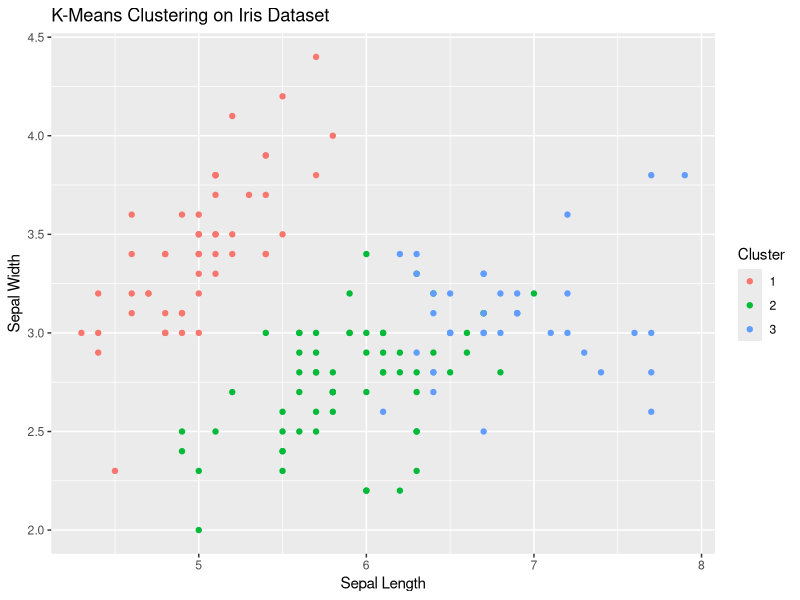
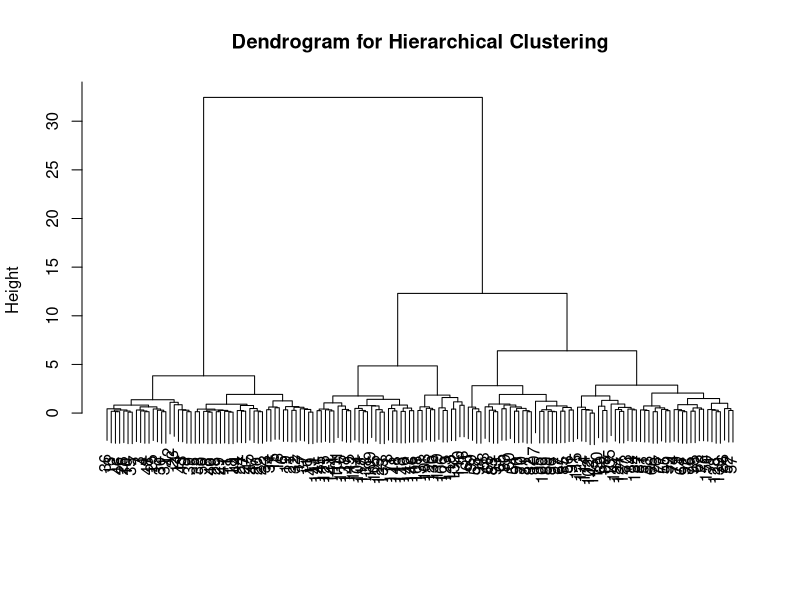
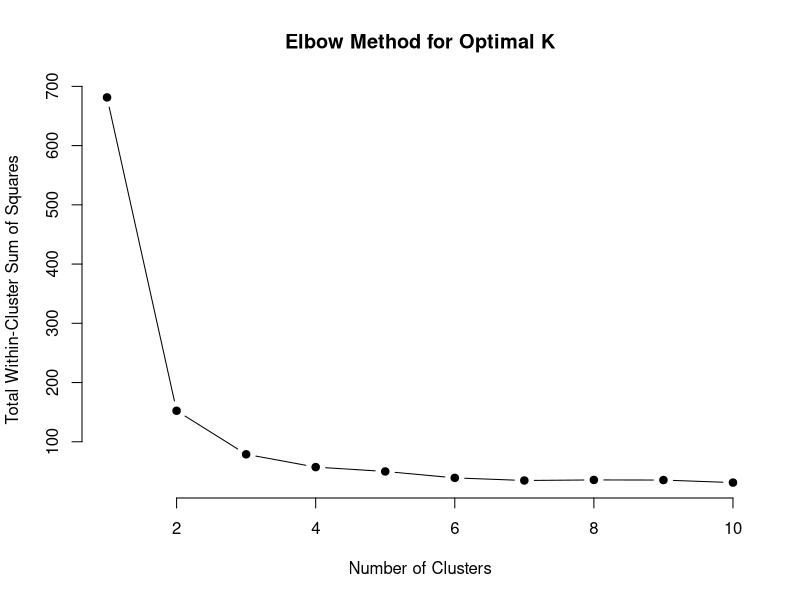
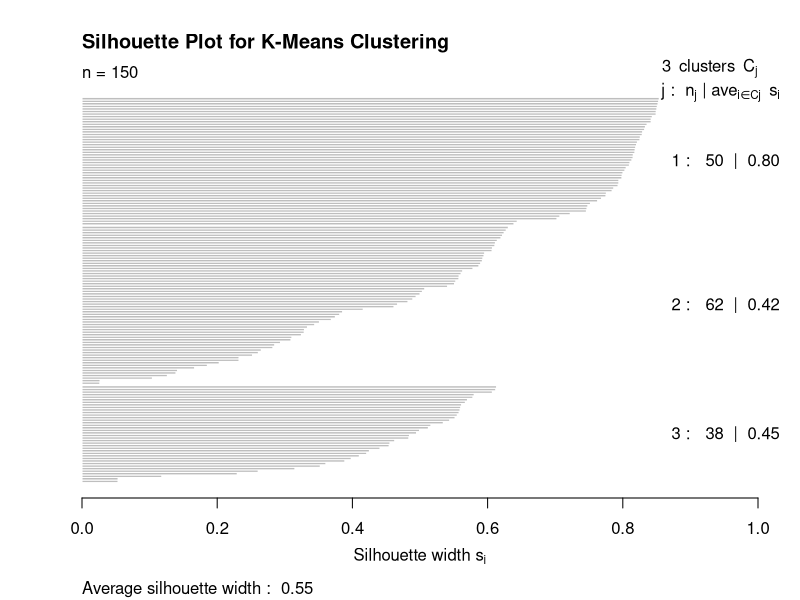

These charts were generated, in order, by the following R code:
# 1. What is a Cluster?
# A cluster is a group of data points that are more similar to each other than 
#to those in other groups. Clustering is a way of finding patterns in data 
#without knowing the actual class labels.

# 2. Application of Clustering
# - Marketing: Segmenting customers based on purchasing behavior.
# - Healthcare: Grouping patients with similar health conditions.
# - Image Processing: Grouping pixels based on color for segmentation.
# - Anomaly Detection: Identifying outliers or rare events.

# 3. Types of Clustering
# - K-Means Clustering: A centroid-based algorithm where data points are 
#assigned to K clusters based on proximity to cluster centroids.
# - Hierarchical Clustering: A tree-based algorithm that groups similar items 
#together into a hierarchy.
# - DBSCAN (Density-Based Clustering): Groups dense regions of points, effective
#for noise and non-spherical shapes.

# 4. K-Means Clustering on the Iris Dataset
# - We'll use the Iris Dataset, which is built into R. The dataset contains 150 
#observations across 5 attributes: Sepal Length, Sepal Width, Petal Length, 
#Petal Width, and Species.

# 1. Load Libraries:
# Load necessary libraries
library(ggplot2)  # For visualization
library(cluster)  # For clustering and silhouette

# 2. Load the Iris Dataset:
# Load the built-in Iris dataset
data(iris)
head(iris)  # View the first few rows of the dataset

# 3. Prepare the Data:
# We'll exclude the Species column since it's categorical and not needed for 
#clustering.

# Select only the numeric columns (excluding 'Species')
iris_numeric <- iris[, 1:4]
head(iris_numeric)  # View the numeric data

# 4. K-Means Clustering:
# Set seed for reproducibility
set.seed(123)

# Apply K-Means clustering (let's choose K = 3 since there are 3 species in the dataset)
kmeans_model <- kmeans(iris_numeric, centers = 3)

# View the cluster assignments
kmeans_model$cluster

# Add the cluster assignments to the original dataset
iris$Cluster <- as.factor(kmeans_model$cluster)

# View the updated dataset with cluster assignments
head(iris)

# 5. Visualize K-Means Clusters:
# Visualize the clusters using ggplot2
ggplot(iris, aes(x = Sepal.Length, y = Sepal.Width, color = Cluster)) +
  geom_point() +
  labs(title = "K-Means Clustering on Iris Dataset", x = "Sepal Length", y = "Sepal Width")

# 5. Hierarchical Clustering (Dendrogram)
# Now let's apply Hierarchical Clustering and plot the Dendrogram.

# 1. Compute Distance Matrix:
# Compute the distance matrix using Euclidean distance
dist_matrix <- dist(iris_numeric)

# 2. Apply Hierarchical Clustering:
# Apply Hierarchical clustering using Ward's method
hclust_model <- hclust(dist_matrix, method = "ward.D2")

# Plot the dendrogram
plot(hclust_model, main = "Dendrogram for Hierarchical Clustering", xlab = "", sub = "")

# 6. Cluster Validation
# We'll use two common methods to validate the clusters:
# - Elbow Method (for K-Means)
# - Silhouette Score (for both K-Means and Hierarchical Clustering)
# Elbow Method:
# - This method helps us determine the optimal number of clusters by looking for the "elbow" point where the within-cluster sum of squares decreases at a slower rate.

# Calculate the total within-cluster sum of squares (WSS) for different values of K
wss <- sapply(1:10, function(k) kmeans(iris_numeric, centers = k)$tot.withinss)

# Plot the WSS values
plot(1:10, wss, type = "b", pch = 19, frame = FALSE, 
     xlab = "Number of Clusters", ylab = "Total Within-Cluster Sum of Squares",
     main = "Elbow Method for Optimal K")

# Silhouette Score:
# - The Silhouette Score measures how similar points are to their own cluster 
#compared to other clusters. A higher score indicates better-defined clusters.

# Compute the silhouette score for K-Means
silhouette_values <- silhouette(kmeans_model$cluster, dist_matrix)

# Plot the silhouette scores
plot(silhouette_values, main = "Silhouette Plot for K-Means Clustering")



